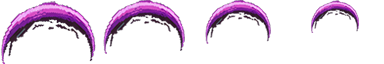
#> input picture forWork/attacks/alebard/back.png, 384 x 64 px; its folder holds only this picture in this run
$ python pack_projectiles.py
#> lines starting #> are read from the running program, lines starting #| are printed output that depends on the picture
#!/usr/bin/env python3
# СБОРКА СНАРЯДОВ из сырых полос forWork/attacks/.
# Вход:  forWork/attacks/<атака>/<направление>.png — горизонтальная полоса
#        кадров; all.png = универсальная анимация для всех направлений,
#        front/back/left/right (+ у knife диагонали topleft/topright/downleft/
#        downright) — анимация конкретного направления. icon.png пропускается
#        (UI-иконка, не снаряд).
# Выход: images/projectiles/<атака>.png + .json — ОДИН лист на атаку, строка
#        листа = направление (формат манифеста как у персонажей: size, columns,
#        fps, animations[{name,row,frames}]) — грузится тем же assets.loadCharacter.
#
# Кадры сегментируются по прозрачным колонкам-разделителям (ширина кадра в
# полосах не постоянна даже внутри одной атаки: alebard 64x64 и 64x96).
# Клетка листа = max(ширина, высота) сегмента по ВСЕМ направлениям атаки,
# сегмент ставится по центру клетки (снаряд летит «ядром», а не ногами).
# Прогон пишет контакт-листы в tmp/forwork_preview/projectiles/.
import os
import sys
import json
from PIL import Image, ImageDraw

ROOT = os.path.dirname(os.path.dirname(os.path.abspath(__file__)))  # engine/
SRC = os.path.join(os.path.dirname(ROOT), "forWork", "attacks")
OUT = os.path.join(ROOT, "images", "projectiles")
PREVIEW_DIR = os.path.join(os.path.dirname(ROOT), "tmp", "forwork_preview", "projectiles")
FPS = 8
# Порядок строк листа (у knife есть диагонали — добавляются в конец)
ROW_ORDER = ["all", "front", "back", "left", "right", "topleft", "topright", "downleft", "downright"]
# Ручные переопределения: "<атака>/<направление>": N — разделить полосу на N
# РАВНЫХ кадров, минуя сегментацию (кадры в полосе слиплись без прозрачных
# разделителей или сегментация нарезала осколки)
FRAME_COUNT_OVERRIDES = {
    "fireball/all": 4,
    "void/all": 4,
    "alebard/left": 4,
    "poison/left": 4,
    "sword/left": 4,
    "swordHound/left": 4,
    "spear/front": 3,
    "spear/back": 3,
    "dagger/right": 4,
    "dagger/left": 4,
}


def segment(strip):
    """Полоса → список кадров по прозрачным вертикальным разделителям (зазор ≥2px)."""
    w, h = strip.size
    px = strip.load()
    content = []
    for x in range(w):
        content.append(any(px[x, y][3] > 10 for y in range(h)))
    segs = []
    x = 0
    while x < w:
        if not content[x]:
            x += 1
            continue
        start = x
        gap = 0
        end = x
        while x < w:
            if content[x]:
                end = x
                gap = 0
            else:
                gap += 1
                if gap >= 2 and end >= start:
                    break
            x += 1
        segs.append((start, end + 1))
        x = end + gap if gap >= 2 else x + 1
    return [strip.crop((s, 0, e, h)) for s, e in segs]


def contact_sheet(sheet, cell, rows_used, cols, path):
    scale = max(1, 192 // cell) if cell < 192 else 1
    s = sheet.resize((sheet.width * scale, sheet.height * scale), Image.NEAREST)
    bg = Image.new("RGBA", s.size)
    check = max(8, 8 * scale)
    for y in range(0, s.height, check):
        for x in range(0, s.width, check):
            c = 90 if ((x // check + y // check) % 2) else 60
            for yy in range(y, min(y + check, s.height)):
                bg.paste((c, c, c, 255), (x, yy, min(x + check, s.width), yy + 1))
    bg.alpha_composite(s)
    d = ImageDraw.Draw(bg)
    for c in range(cols + 1):
        d.line([(c * cell * scale, 0), (c * cell * scale, bg.height)], fill=(255, 0, 0, 255), width=1)
    for r in range(len(rows_used) + 1):
        d.line([(0, r * cell * scale), (bg.width, r * cell * scale)], fill=(255, 0, 0, 255), width=1)
    for r, name in enumerate(rows_used):
        d.text((4, r * cell * scale + 3), name, fill=(255, 255, 0, 255))
    bg.save(path)


def equal_frames(strip, n):
    """Полоса → n равных кадров (когда кадры слиплись без разделителей)."""
    w, h = strip.size
    fw = w // n
    return [strip.crop((k * fw, 0, (k + 1) * fw, h)) for k in range(n)]


def pack_attack(attack):
    adir = os.path.join(SRC, attack)
    dirs = [d for d in ROW_ORDER if os.path.isfile(os.path.join(adir, d + ".png"))]
    if not dirs:
        return None
    strips = {}
    for d in dirs:
        strip = Image.open(os.path.join(adir, d + ".png")).convert("RGBA")
        want = FRAME_COUNT_OVERRIDES.get(f"{attack}/{d}")
        strips[d] = equal_frames(strip, want) if want else segment(strip)
    cell = max(max(s.width, s.height) for segs in strips.values() for s in segs)
    cols = max(len(strips[d]) for d in dirs)
    sheet = Image.new("RGBA", (cols * cell, len(dirs) * cell), (0, 0, 0, 0))
    manifest = {"size": cell, "columns": cols, "fps": FPS, "animations": []}
    for r, d in enumerate(dirs):
        for c, seg in enumerate(strips[d]):
            sx = c * cell + (cell - seg.width) // 2
            sy = r * cell + (cell - seg.height) // 2
            sheet.paste(seg, (sx, sy))
        manifest["animations"].append({"name": d, "row": r, "frames": len(strips[d])})
    sheet.save(os.path.join(OUT, attack + ".png"))
    with open(os.path.join(OUT, attack + ".json"), "w", encoding="utf-8") as f:
        json.dump(manifest, f, ensure_ascii=False, indent=2)
    os.makedirs(PREVIEW_DIR, exist_ok=True)
    contact_sheet(sheet, cell, dirs, cols, os.path.join(PREVIEW_DIR, attack + ".png"))
    return len(dirs), sum(len(strips[d]) for d in dirs), cell


def main():
    if not os.path.isdir(SRC):
        sys.exit(f"нет папки {SRC}")
    os.makedirs(OUT, exist_ok=True)
    packed = []
    for attack in sorted(os.listdir(SRC)):
        adir = os.path.join(SRC, attack)
        if not os.path.isdir(adir):
            continue
        r = pack_attack(attack)
#> in pack_attack, strip is the input picture: PIL image 384x64 RGBA; mean R, G, B, A 196.5, 179.1, 198.9, 49.2
#> after the loop in segment, `for x in range(w):`: content = 384 items, first 6: False, True, True, True, True, True
#> after the loop in segment, `while x < w:`: segs = [(1, 96), (103, 185), (205, 271), (311, 359)]; x = 384
#> in pack_attack, `cell = max(max(s.width, s.height) for segs in strips.values() for s in..`: cell = 95
#> in pack_attack, `cols = max(len(strips[d]) for d in dirs)`: cols = 4
#> in pack_attack, `sheet = Image.new("RGBA", (cols * cell, len(dirs) * cell), (0, 0, 0, 0))`: sheet: PIL image 380x95 RGBA; every value is 0
#> in pack_attack, `manifest = {"size": cell, "columns": cols, "fps": FPS, "animations": []}`: manifest = {'size': 95, 'columns': 4, 'fps': 8, 'animations': []}
#> after the loop in pack_attack, `for r, d in enumerate(dirs):`:
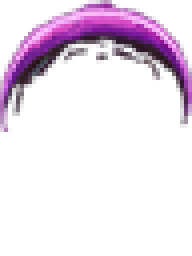
#> seg: PIL image 48x64 RGBA (shown 4 times larger); mean R, G, B, A 225.6, 212.3, 226.7, 41.9; transparent parts drawn white
#> after the loop in pack_attack, `for r, d in enumerate(dirs):`:
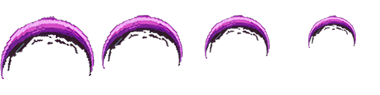
#> sheet: PIL image 380x95 RGBA; mean R, G, B, A 92, 80.2, 93.6, 33.5; transparent parts drawn white
#> in contact_sheet, `scale = max(1, 192 // cell) if cell < 192 else 1`: scale = 2
#> in contact_sheet, `s = sheet.resize((sheet.width * scale, sheet.height * scale), Image.NE..`:
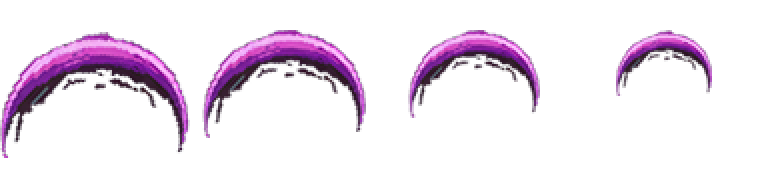
#> s: PIL image 760x190 RGBA; mean R, G, B, A 92, 80.2, 93.6, 33.5; transparent parts drawn white
#> in contact_sheet, `bg = Image.new("RGBA", s.size)`: bg: PIL image 760x190 RGBA; every value is 0
#> in contact_sheet, `check = max(8, 8 * scale)`: check = 16
#> after the loop in contact_sheet, `for y in range(0, s.height, check):`:
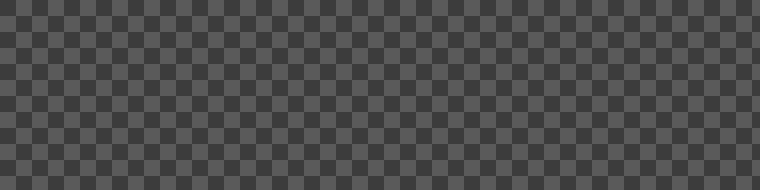
#> bg: PIL image 760x190 RGBA; mean R, G, B, A 75, 75, 75, 255
#> in contact_sheet, `bg.alpha_composite(s)`:
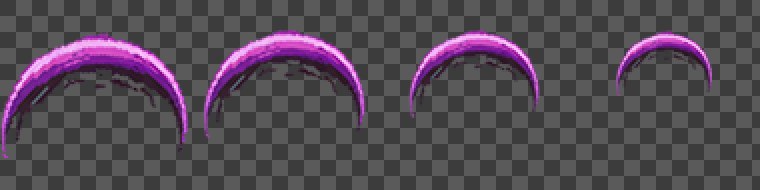
#> bg: PIL image 760x190 RGBA; mean R, G, B, A 83.2, 73.8, 83.9, 255
#> in contact_sheet, `bg.save(path)`:
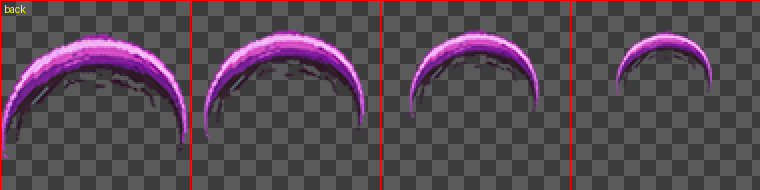
#> saved as alebard.png: PIL image 760x190 RGBA; mean R, G, B, A 85.2, 73.1, 83.1, 255
#> r = (1, 4, 95)
        if r:
            dirs, frames, cell = r
#> dirs = 1; frames = 4; cell = 95
            print(f"  {attack}: направлений {dirs}, кадров {frames}, клетка {cell}")
#|   alebard: направлений 1, кадров 4, клетка 95
            packed.append(attack)
#> pass 2 of the loop in main, `for attack in sorted(os.listdir(SRC)):`:
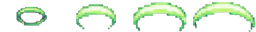
#> input picture forWork/attacks/axe/back.png, 256 x 32 px
#> in pack_attack, strip is the input picture: PIL image 256x32 RGBA; mean R, G, B, A 222.2, 238.8, 219.3, 63.1
#> in pack_attack (call 2), `cell = max(max(s.width, s.height) for segs in strips.values() for s in..`: cell = 62
#> manifest = {'size': 62, 'columns': 4, 'fps': 8, 'animations': []}
#> after the loop in pack_attack (call 2), `for r, d in enumerate(dirs):`:
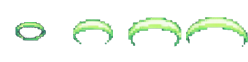
#> sheet: PIL image 248x62 RGBA; mean R, G, B, A 81.8, 90.6, 80.2, 33.6; transparent parts drawn white
#> scale = 3
#> s: PIL image 744x186 RGBA
#> check = 24
#> in contact_sheet (call 2), `bg.save(path)`:
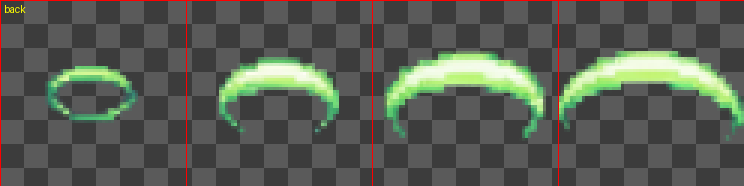
#> saved as axe.png: PIL image 744x186 RGBA; mean R, G, B, A 88.1, 92.8, 83.3, 255
#> r = (1, 4, 62)
#> in main, `dirs, frames, cell = r`: cell = 62
#|   axe: направлений 1, кадров 4, клетка 62
    print(f"\nИтого {len(packed)} снарядов → {OUT}")
    print("Контакт-листы:", PREVIEW_DIR)


if __name__ == "__main__":
    main()
